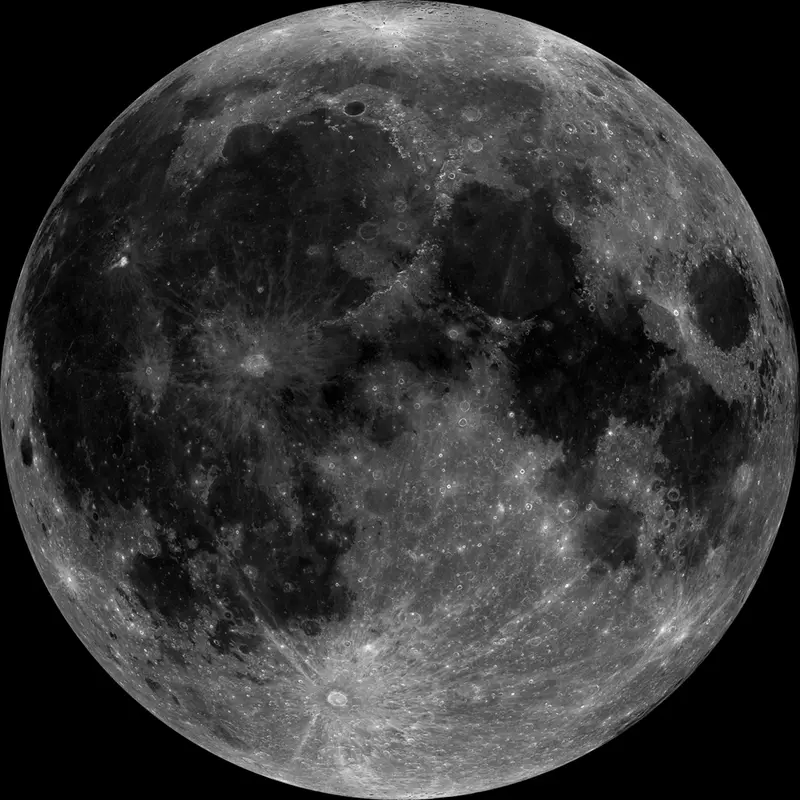
#> input picture app/src/main/assets/celestial_images/planets/moon_lroc.webp, 800 x 800 px, given in place of lroc_color_poles_4k.tif, which was not available
$ python generate_planet_discs.py
#> lines starting #> are read from the running program, lines starting #| are printed output that depends on the picture; pictures that were not available may be replaced by others from this repository, and a replacement may not be noted
#!/usr/bin/env python3
# Copyright (c) 2026 Penterakt LLC.
#
# This program is free software: you can redistribute it and/or modify
# it under the terms of the GNU General Public License as published by
# the Free Software Foundation, either version 3 of the License, or
# (at your option) any later version.
#
# NOTE: this *script* is GPLv3 like the rest of the repository's code. The
# imagery it consumes and emits is NASA/ESA/JHUAPL public-domain scientific
# data, not branding -- see app/src/main/assets/planets/SOURCES.md.
"""Generate the solar-system disc textures in app/src/main/assets/planets/.

Implements section 1 of docs/design/solar-system-imagery.md (D85): one
power-of-two, square, fully-lit disc per body, centred, north pole up, with a
feathered straight-alpha limb. Phase is procedural (D88), so nothing here bakes
a terminator.

The limb feather is applied *inward* from the texture edge, so the disc's
diameter is exactly the texture width. Draw-time sizing (D86) can therefore
treat angularSizeDeg as the body's true apparent diameter with no fudge factor.
Saturn is the one exception: its texture spans the ring system, and
RING_SPAN_RATIO below records how much wider that is than the disc.

Sources are either bundled (the celestial_images/ info-card photos, already
vetted and in-repo) or fetched once into .cache/ from permanent, dated URLs.
Nothing here reads a "latest" endpoint, so re-running is deterministic.

Outputs (deterministic; re-run and commit):
    ../../app/src/main/assets/planets/<body>.webp

Requires Pillow and numpy (`python3 -m pip install Pillow numpy`).
"""

from __future__ import annotations

import argparse
import math
import urllib.request
from dataclasses import dataclass, field
from pathlib import Path

import numpy as np
from PIL import Image

Image.MAX_IMAGE_PIXELS = None

HERE = Path(__file__).resolve().parent
REPO = HERE.parent.parent
BUNDLED = REPO / "app/src/main/assets/celestial_images/planets"
OUT = REPO / "app/src/main/assets/planets"
CACHE = HERE / ".cache"

# Width of the inward alpha feather, in output pixels. Two to three pixels is
# enough to kill the stair-stepping the old alpha-tested art had (D85) without
# visibly shrinking the disc.
FEATHER_PX = 2.5

# WebP quality for the RGB channels. The alpha channel is stored losslessly
# regardless (see the save call), since the feather is what the renderer blends.
QUALITY = 88

# Saturn's ring system spans this many disc diameters along the ring major
# axis, measured from the source image. The texture is sized to the rings, so
# SolarSystemLayer must scale Saturn's angular size by this factor (D85 s1).
RING_SPAN_RATIO = 2.27


@dataclass
class Body:
    name: str
    # Texture edge, a power of two (the renderer mipmaps these, which needs
    # one). Two things bound it, and the smaller wins:
    #
    #   - the source. Above the lit span measured out of the source image
    #     there is nothing left to resolve, so a bigger texture is a bigger
    #     upscale, not more planet. The bundled Hubble frames top out around
    #     450px, which is why nothing here goes past 512.
    #   - how large the body is ever drawn. A texture is only magnified past
    #     its texels once the disc exceeds `size` pixels on screen; below that
    #     the extra detail is mipmapped straight back out. In glyph mode
    #     (D87's default) a body drawn D degrees across passes `size` pixels
    #     at a field of view of shortSide * D / size -- so on a 1280px screen
    #     Jupiter's 2.05deg glyph outgrows 256 texels at a 10deg FOV, well
    #     inside the range people zoom through, while Mercury's 0.74deg glyph
    #     does not until 3.7deg.
    #
    # Jupiter and Saturn clear both bars: they are the largest planets drawn
    # and the only ones whose sources hold real structure (bands, the Great
    # Red Spot, the ring divisions -- Saturn's globe is only 226 of its 512).
    # Uranus and Neptune are drawn nearly as large but their sources are soft,
    # featureless discs, so 512 would buy nothing. Mercury and Venus have the
    # detail but are never drawn big enough to show it, and Pluto -- five times
    # below its New Horizons source -- is the smallest glyph in the ladder.
    size: int
    source: str
    # Degrees to rotate the source counter-clockwise to bring the body's IAU
    # north pole up. Measured from the image, not guessed -- see README.md.
    rotate: float = 0.0
    # Fit the texture to the whole lit object (Saturn's rings) rather than to
    # a circular disc, and matte the alpha from luminance so the ring gaps and
    # the gap between disc and rings stay transparent.
    ringed: bool = False
    # The source is an equirectangular global map to be projected onto a disc,
    # not a photograph of one. Guarantees a fully-lit disc, since a map carries
    # no illumination of its own.
    equirect: bool = False
    # Fill data gaps in the map before projecting (see fill_gaps).
    gapfill: bool = False
    url: str | None = None
    notes: str = ""


BODIES: list[Body] = [
    Body(
        "moon",
        1024,
        "lroc_color_poles_4k.tif",
        equirect=True,
        url="https://svs.gsfc.nasa.gov/vis/a000000/a004700/a004720/lroc_color_poles_4k.tif",
        notes="near side, sub-Earth point 0N 0E",
    ),
    Body(
        "sun",
        512,
        "20260814_000000_1024_HMIIF.jpg",
        url="https://sdo.gsfc.nasa.gov/assets/img/browse/2026/08/14/"
        "20260814_000000_1024_HMIIF.jpg",
    ),
    Body(
        "mercury",
        256,
        "PIA12397.jpg",
        equirect=True,
        gapfill=True,
        url="https://images-assets.nasa.gov/image/PIA12397/PIA12397~orig.jpg",
        notes="the bundled nasa_mercury.webp photo has a baked terminator",
    ),
    Body("venus", 256, "nasa_venus.webp"),
    Body("mars", 256, "hubble_mars.webp"),
    Body("jupiter", 512, "hubble_jupiter.webp", rotate=-45.0),
    Body("saturn", 512, "hubble_saturn.webp", rotate=90.0, ringed=True),
    Body("uranus", 256, "hubble_uranus.webp", rotate=93.0),
    Body("neptune", 256, "hubble_neptune.webp"),
    Body("pluto", 128, "nh_pluto_in_false_color.webp"),
]


def source_image(body: Body) -> Image.Image:
    if body.url is None:
        return Image.open(BUNDLED / body.source).convert("RGB")
    CACHE.mkdir(exist_ok=True)
    cached = CACHE / body.source
    if not cached.exists():
        print(f"    fetching {body.url}")
        urllib.request.urlretrieve(body.url, cached)
    return Image.open(cached).convert("RGB")
#> returned value is the input picture: PIL image 800x800 RGB; mean R, G, B 54.1, 54.1, 54.1


def luminance(rgb: np.ndarray) -> np.ndarray:
    return rgb @ np.array([0.2126, 0.7152, 0.0722], dtype=np.float32)


# Luminance above which a pixel counts as part of the body rather than sky.
# Measured across all ten sources: the bounding box of the mask is stable from
# 0.06 to 0.20 for every one of them, while lower values pick up the New
# Horizons Pluto frame's non-black background, and an area-based radius drifts
# badly on bodies with a dark limb (Mercury loses 13% of its radius by 0.12).
# So: a mid threshold, and measure the extent by bounding box.
THRESHOLD = 0.10

# Outer edge of Saturn's A ring, in equatorial radii (136,775 / 60,268 km).
# The texture is fitted to the ring system, so this converts between the two.
A_RING_RADII = 2.269


# [68 lines left out: functions object_extent, refine_limb, crop_square, not called in this run]


def feathered_circle(size: int) -> np.ndarray:
    """Alpha for a disc that exactly fills the texture, feathered inward."""
    axis = (np.arange(size) + 0.5) / size * 2.0 - 1.0
    r = np.hypot(*np.meshgrid(axis, axis, indexing="xy"))
    edge = 1.0 - FEATHER_PX / (size / 2.0)
    a = (1.0 - r) / (1.0 - edge)
    return np.clip(a, 0.0, 1.0).astype(np.float32)


# [21 lines left out: function fill_gaps, not called in this run]


def orthographic(equirect: Image.Image, size: int) -> Image.Image:
    """Project an equirectangular map onto a disc, viewed from 0N 0E.

    The map's centre column is 0 deg longitude, which for the LROC mosaic is the
    centre of the near side -- so this is the Moon as it is actually seen.
    """
#> called with size = 1024
    src = np.asarray(equirect).astype(np.float32)
    h, w, _ = src.shape
#> h = 800; w = 800
    axis = (np.arange(size) + 0.5) / size * 2.0 - 1.0
    x, y = np.meshgrid(axis, -axis, indexing="xy")
    r2 = x * x + y * y
    inside = r2 <= 1.0
    z = np.sqrt(np.clip(1.0 - r2, 0.0, None))
    lat = np.arcsin(np.clip(y, -1.0, 1.0))
    lon = np.arctan2(x, z)
    u = (lon / (2 * math.pi) + 0.5) * w - 0.5
    v = (0.5 - lat / math.pi) * h - 0.5
    u = np.clip(u, 0, w - 1.001)
    v = np.clip(v, 0, h - 1.001)
    u0, v0 = np.floor(u).astype(np.int32), np.floor(v).astype(np.int32)
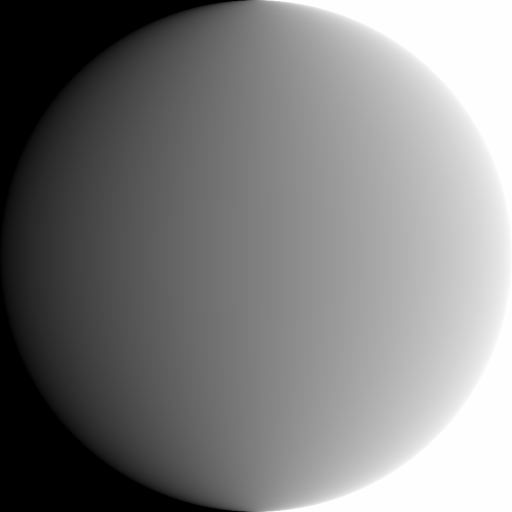
#> u: shape (1024, 1024) float64 (shown at 1/2 size); min 199.5, max 599.5, mean 399.5; drawn with min black and max white
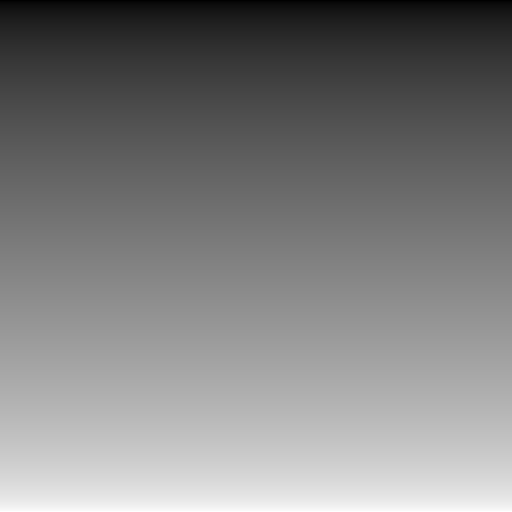
#> v: shape (1024, 1024) float64 (shown at 1/2 size); min 10.75, max 788.2, mean 399.5; drawn with min black and max white
    fu, fv = (u - u0)[..., None], (v - v0)[..., None]
    u1, v1 = np.minimum(u0 + 1, w - 1), np.minimum(v0 + 1, h - 1)
    top = src[v0, u0] * (1 - fu) + src[v0, u1] * fu
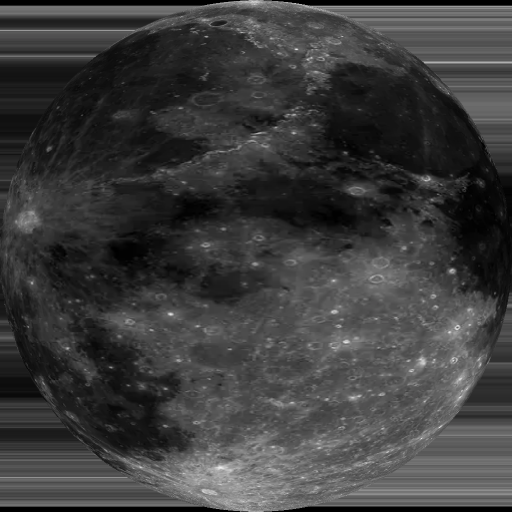
#> top: shape (1024, 1024, 3) float64 (shown at 1/2 size); mean R, G, B 61.2, 61.2, 61.2
    bot = src[v1, u0] * (1 - fu) + src[v1, u1] * fu
    out = (top * (1 - fv) + bot * fv) * inside[..., None]
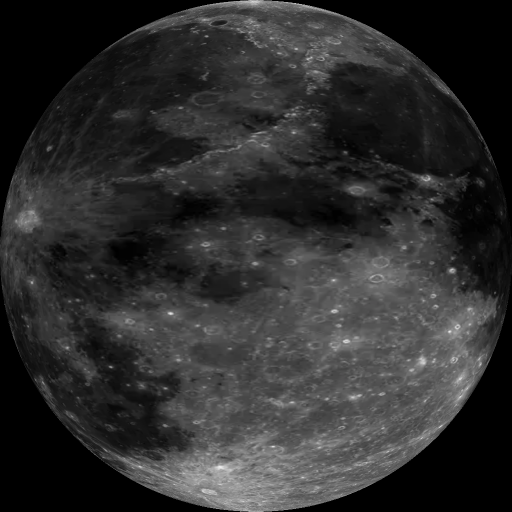
#> out: shape (1024, 1024, 3) float64 (shown at 1/2 size); mean R, G, B 46.2, 46.2, 46.2
    return Image.fromarray(np.clip(out, 0, 255).astype(np.uint8), "RGB")
#> returned value: PIL image 1024x1024 RGB


def build(body: Body, report: dict) -> Image.Image:
    im = source_image(body)
    if body.equirect:
        report["source_px"] = f"{im.size[0]}x{im.size[1]} equirectangular"
        if body.gapfill:
            im, gap = fill_gaps(im)
            report["gaps_filled"] = f"{gap * 100:.1f}%"
        rgb = orthographic(im, body.size)
        alpha = feathered_circle(body.size)
    else:
        if body.rotate:
            im = im.rotate(body.rotate, resample=Image.BICUBIC, expand=True)
        lum = luminance(np.asarray(im).astype(np.float32) / 255.0)
        cx, cy, half = object_extent(lum)
        if not body.ringed:
            ncx, ncy, refined = refine_limb(lum, cx, cy, half)
            if refined < half * 0.995 or abs(ncx - cx) > 1 or abs(ncy - cy) > 1:
                report["limb"] = (
                    f"r {half:.0f}→{refined:.0f}px "
                    f"centre {cx - ncx:+.1f},{cy - ncy:+.1f}px"
                )
            cx, cy, half = ncx, ncy, refined
        report["source_px"] = f"span {2 * half:.0f}px in {im.size[0]}x{im.size[1]}"
        square = crop_square(im, cx, cy, half)
        rgb = square.resize((body.size, body.size), Image.LANCZOS)
        if body.ringed:
            # A circle would clip the rings, so matte the alpha from luminance:
            # the Cassini division and the sky inside the ring ellipse stay
            # transparent, which is what they are. Union that with the planet's
            # own disc, or the rings' shadow on the planet and the darkened limb
            # would punch holes straight through Saturn.
            lum_out = luminance(np.asarray(rgb).astype(np.float32) / 255.0)
            matte = np.clip(lum_out / THRESHOLD, 0.0, 1.0)
            disc_norm = 1.0 / A_RING_RADII
            feather = FEATHER_PX / (body.size / 2.0)
            disc = np.clip(
                (disc_norm - _radius_grid(body.size)) / feather, 0.0, 1.0
            )
            alpha = np.maximum(matte, disc).astype(np.float32)
            report["disc_px"] = round(body.size / A_RING_RADII)
        else:
            alpha = feathered_circle(body.size)
    out = np.dstack(
        [np.asarray(rgb).astype(np.float32), np.clip(alpha, 0, 1) * 255.0]
    )
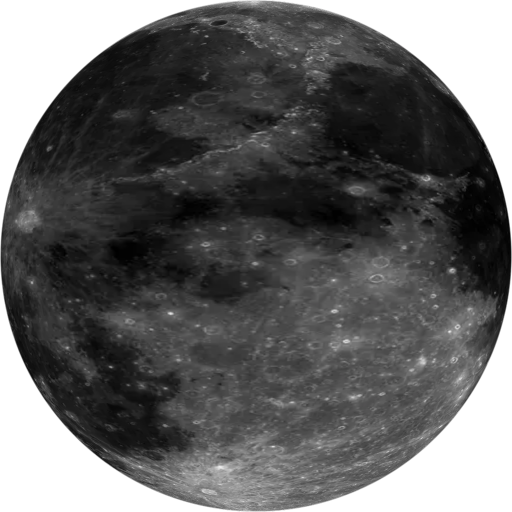
#> out: shape (1024, 1024, 4) float32 (shown at 1/2 size); mean R, G, B, A 45.9, 45.8, 45.9, 200; transparent parts drawn white
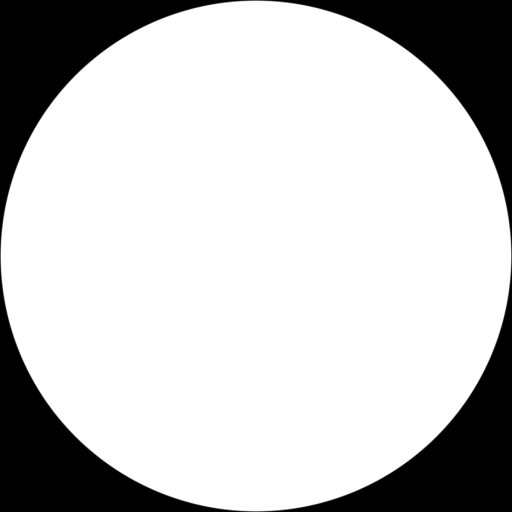
#> alpha: shape (1024, 1024) float32 (shown at 1/2 size); min 0, max 1, mean 0.782
    return Image.fromarray(out.astype(np.uint8), "RGBA")
#> returned value: PIL image 1024x1024 RGBA


def _radius_grid(size: int) -> np.ndarray:
    axis = (np.arange(size) + 0.5) / size * 2.0 - 1.0
    return np.hypot(*np.meshgrid(axis, axis, indexing="xy"))


# [24 lines left out: function validate, not called in this run]


def main() -> None:
    ap = argparse.ArgumentParser()
    ap.add_argument("--out", type=Path, default=OUT)
    ap.add_argument("--only", nargs="*", default=None)
    args = ap.parse_args()
    args.out.mkdir(parents=True, exist_ok=True)
    total = 0
    for body in BODIES:
        if args.only and body.name not in args.only:
            continue
        report: dict = {}
        img = build(body, report)
        path = args.out / f"{body.name}.webp"
        # Lossy for the photograph, lossless for the matte: alpha_quality=100
        # keeps the limb feather exact, which is the part the renderer's
        # blending depends on, while the RGB compresses like the photo it is.
        # Lossless throughout costs 3.7x the bytes for no visible gain.
        img.save(
            path,
            "WEBP",
            quality=QUALITY,
            alpha_quality=100,
            method=6,
        )
#> (the run stopped early here; a loop or call above may not have finished)

$ run again, on app/src/main/assets/celestial_images/planets/nasa_mercury.webp
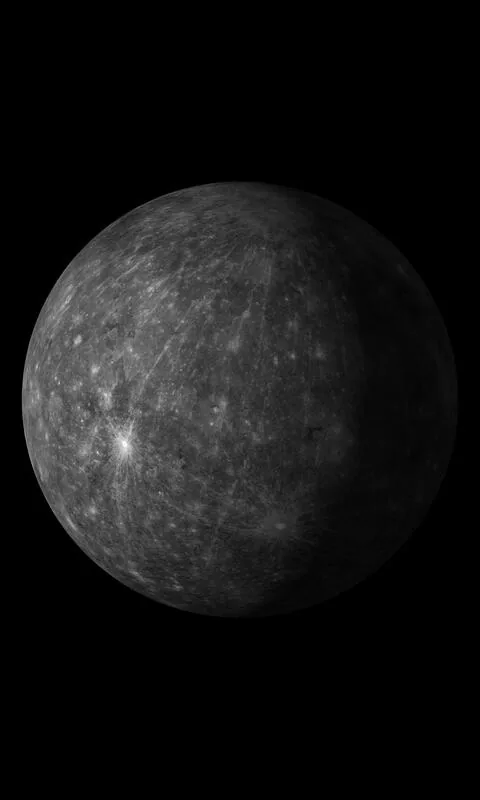
#> input picture app/src/main/assets/celestial_images/planets/nasa_mercury.webp, 480 x 800 px, given in place of lroc_color_poles_4k.tif, which was not available
#> in source_image, returned value is the input picture: PIL image 480x800 RGB; mean R, G, B 20.6, 20.6, 20.6
#> in orthographic, `top = src[v0, u0] * (1 - fu) + src[v0, u1] * fu`:
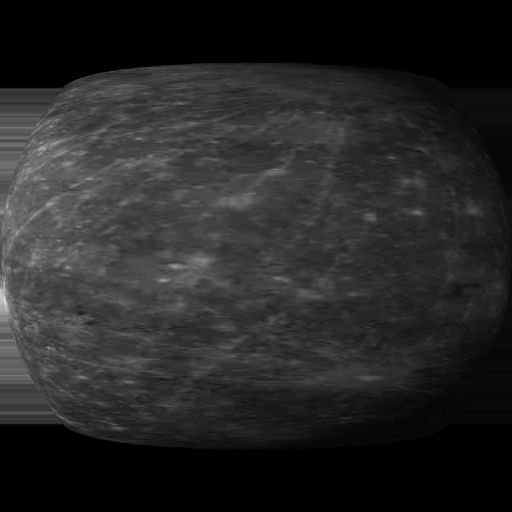
#> top: shape (1024, 1024, 3) float64 (shown at 1/2 size); mean R, G, B 38.5, 38.5, 38.5
#> in build, `out = np.dstack( [np.asarray(rgb).astype(np.float32), np.clip(alpha, 0..`:
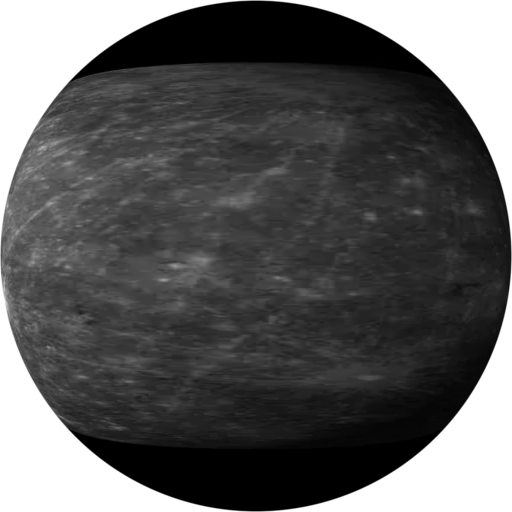
#> out: shape (1024, 1024, 4) float32 (shown at 1/2 size); mean R, G, B, A 35.9, 35.9, 35.9, 200; transparent parts drawn white
